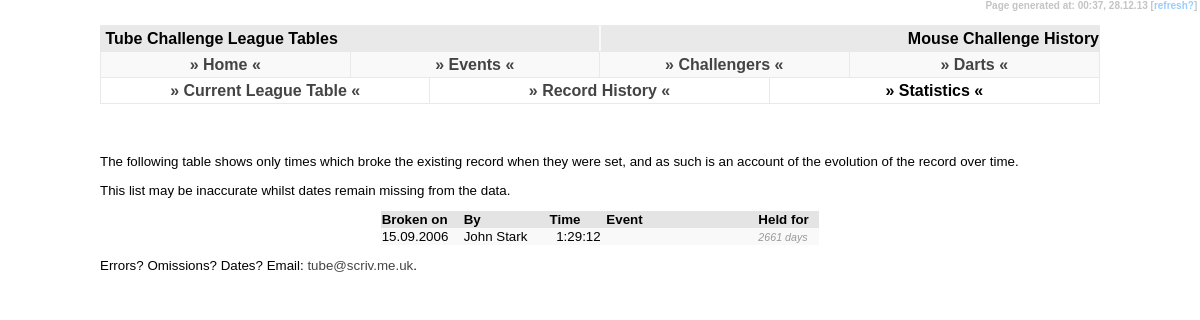
/mouse/history/index.php, run on the app's committed database.
### tables this page shows
CREATE TABLE IF NOT EXISTS `tc_data` (
  `tc_challenge` varchar(3) NOT NULL DEFAULT '',
  `tc_name` varchar(255) NOT NULL DEFAULT '',
  `tc_hours` tinyint(2) NOT NULL DEFAULT '0',
  `tc_mins` tinyint(2) NOT NULL DEFAULT '0',
  `tc_sec` tinyint(2) NOT NULL DEFAULT '0',
  `tc_event` varchar(255) DEFAULT NULL,
  `tc_date` date DEFAULT NULL,
  `tc_fn_station_count` smallint(4) DEFAULT NULL,
  `tc_fn274_excluded_station` varchar(3) DEFAULT NULL,
  `tc_fn_gwr` char(1) DEFAULT NULL,
  `tc_uid` int(4) NOT NULL AUTO_INCREMENT,
  `tc_pending_yn` char(1) NOT NULL DEFAULT 'N',
  `tc_upd_id` varchar(3) NOT NULL DEFAULT '',
  `tc_upd_date` timestamp NOT NULL DEFAULT CURRENT_TIMESTAMP ON UPDATE CURRENT_TIMESTAMP,
  PRIMARY KEY (`tc_uid`)
);

### mouse/history/index.php (the view, shortened to what this page needs)
<!DOCTYPE html PUBLIC "-//W3C//DTD XHTML 1.0 Strict//EN" "http://www.w3.org/TR/xhtml1/DTD/xhtml1-strict.dtd">
<html xmlns="http://www.w3.org/1999/xhtml" xml:lang="en">
<head>
  <link rel="stylesheet" title="Default" type="text/css" href="../../default.css" />
</head>
<body><div id="temps">Page generated at: <?php echo date("H:i"); ?>,&nbsp;<?php echo date("d.m.y"); ?>&nbsp;[<a class="text" href="javascript:location.reload()">refresh?</a>]&nbsp;</div>
<div id="header1">&nbsp;Tube Challenge League Tables</div>
<div id="header2">&nbsp;Mouse Challenge History</div>
<?php
	include('../../menu.php');
	include('../../submenu.php');
?>
<div id="content">
	<h3>&nbsp;</h3>
<p>The following table shows only times which broke the existing record when they were set, and as such is an account of the evolution of the record over time.</p>
<p>This list may be inaccurate whilst dates remain missing from the data.</p>
			<table align="center" border="0" cellpadding="1" cellspacing="0">
				<tr class="newshead">
					<td width="80">Broken on</td>
					<td>By</td>
					<td align="center">Time&nbsp;</td>
					<td width="150">Event</td>
					<td width="60">Held for</td>
				</tr>
				<?php
					$query = "SELECT * FROM tc_data WHERE tc_challenge = 'MOU' AND tc_date is not null ORDER BY tc_date, tc_hours, tc_mins, tc_sec";
					$fnc = mysql_query($query) or die("Select Failed! [302]");
					$fncpos = 0;
						$prevhr = 19;
						$prevmin = 57;
						$prevsec = 47;
					while ($fncdata = mysql_fetch_array($fnc)) {
						$fncpos++;
						if(mktime($fncdata['tc_hours'], $fncdata['tc_mins'], $fncdata['tc_sec']) < mktime($prevhr, $prevmin, $prevsec)){
						?>
				<tr class="row<?php if($fncpos%2 != 0){ echo "1"; } else { echo "2"; } ?>">
					<td><?php if ($fncdata['tc_date']){ echo date("d.m.Y", strtotime($fncdata['tc_date']));} ?></td>
					<td><?php echo $fncdata['tc_name']; ?></td>
					<td width="75" align="right"><?php  echo $fncdata['tc_hours']; ?>:<?php  echo $fncdata['tc_mins']; ?>:<?php  echo $fncdata['tc_sec']; ?></td>
					<td>&nbsp;<i><?php echo $fncdata['tc_event']; ?></i></td>
				<?php	$prevhr = $fncdata['tc_hours'];
						$prevmin = $fncdata['tc_mins'];
						$prevsec = $fncdata['tc_sec'];
						$prevdate = date("U", strtotime($fncdata['tc_date']));
					} } ?>
					<td><i><?php $diff = (date("U", strtotime(date("Y-m-d"))) - $prevdate)/86400; echo round($diff); ?> days</i></td>
				</tr>
			</table>
<p>Errors? Omissions? Dates? Email: <a href="mailto:tube@scriv.me.uk">tube&#64;scriv.me.uk</a>.</p>
</div>
</body>
</html>

### default.css (style rules this page uses)
body { padding: 0; margin: 0; font-family: Trebuchet MS, Arial, Verdana, Helvetica, Calibri, sans-serif; background-color: #fff; font-weight: bold; }
#header1 { position: absolute; height: 25px; border-right: solid 1px #f9f9f9; border-left: solid 1px #e9e9e9; border-top: solid 1px #e9e9e9; border-bottom: solid 1px #e9e9e9; left: 100px; right: 50%; top: 25px; background-color: #e9e9e9; line-height: 25px; vertical-align: middle; }
#header2 { position: absolute; height: 25px; border-left: solid 1px #f9f9f9; border-right: solid 1px #e9e9e9; border-top: solid 1px #e9e9e9; border-bottom: solid 1px #e9e9e9; left: 50%; right: 100px; top: 25px; background-color: #e9e9e9; border-width: 1px; line-height: 25px; vertical-align: middle; text-align: right; }
#content { position: absolute; left: 100px; right: 100px; top: 108px; font-weight: normal; font-size: 10pt; text-align: justify; }
#temps { text-align: right; color: #c4c4c4; font-size: 7.5pt; position: absolute; right: 0px; height: 15px; top: 0px; margin: 0px 0px; vertical-align: middle; background-color: #ffffff; }
.newshead { background-color: #e4e4e4; vertical-align: middle; font-weight: bold; }
.row1 { background-color: #f9f9f9; }
i { font-size: 8pt; color: #999999; }
a:link { color: #444444; text-decoration: none; }
a.text:link { color: #99ccff; text-decoration: none; }
h3 { padding-top: 15px; margin: 0; }

### data on the page
tc_data: tc_date "15.09.2006", tc_name "John Stark", tc_hours "1", tc_mins "29", tc_sec "12", tc_date "2661"
